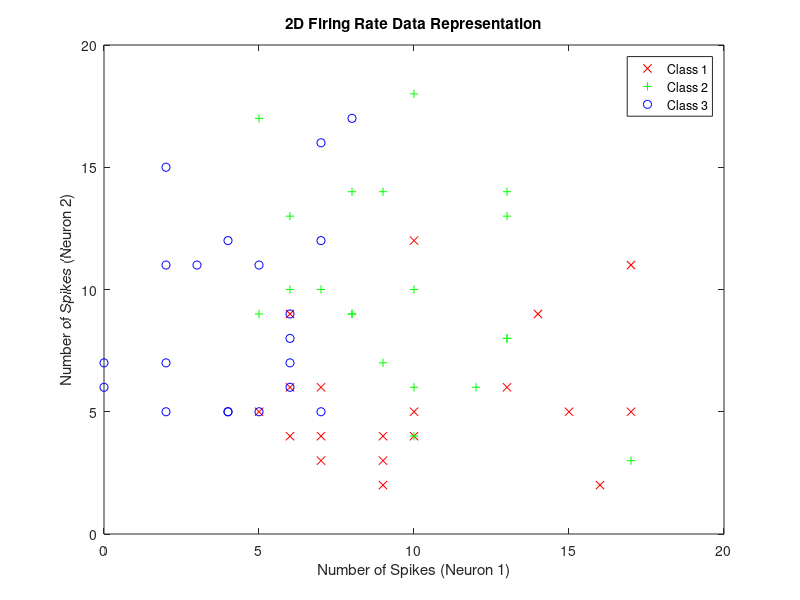
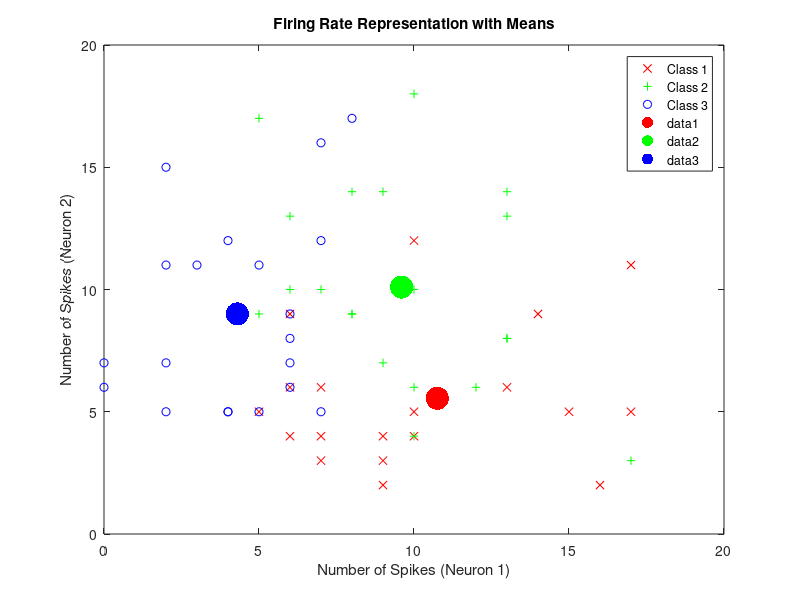
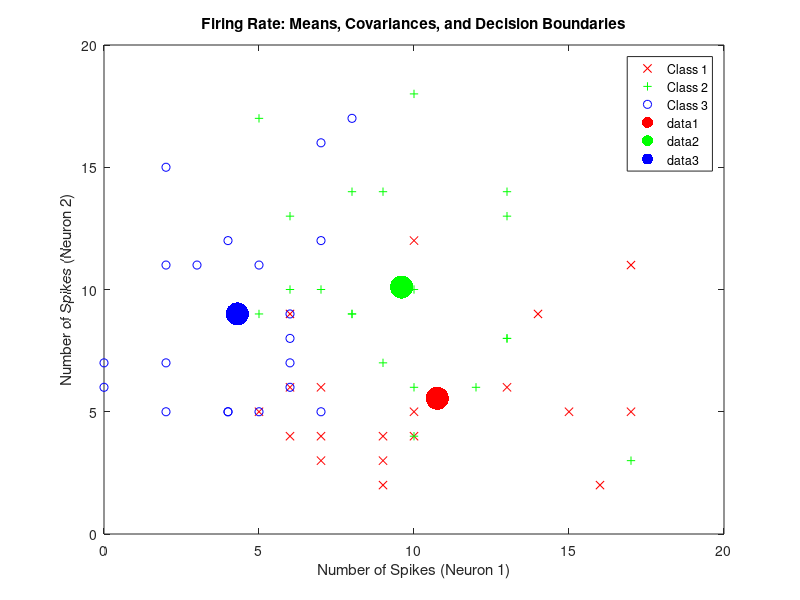

MATLAB code for these plots, in order:
% EE239AS Homework 4

clc
clear
close all
%% Problem 3: Simulated Neural Data

ps3_data = importdata('ps4_simdata.mat');

% 20x3 struct
% rows = data point
% columns = class

%% Part A: 2D Plot

D_trial = 2;
n_class = size(ps3_data,2);
n_trial = size(ps3_data,1);
data = cell(1, n_class);

for i = 1:n_trial
    for j = 1:n_class
        data{1,j} = [data{1,j}, ps3_data(i,j).x];
        % organize data into cell for easier access
    end
end

figure(1)
plot(data{1,1}(1,:),data{1,1}(2,:),'xr', data{1,2}(1,:),data{1,2}(2,:), '+g', ...
     data{1,3}(1,:),data{1,3}(2,:), 'ob')

% plot neurons in each class in different colors
title('2D Firing Rate Data Representation')
xlabel('Number of Spikes (Neuron 1)')
ylabel('Number of Spikes (Neuron 2)')
legend('Class 1','Class 2','Class 3')
axis([0 20 0 20])

%% Part B: ML Parameters

% Model (i) Gaussian, Shared Covariance
N_k = n_trial;
N = N_k*n_class;
P_Ck = N_k/(n_class*N_k);
% calculate the prior probabilities of each class (equal for all classes)

mu_i = zeros(D_trial, n_class);
cov_trial_i = zeros(D_trial, D_trial);
S_k_i = cell(1, n_class);
sigma_i = cov_trial_i;

for i = 1:n_class
    mu_i(:,i) = 1/(N_k)*sum(data{1,i},2);
    for j = 1:n_trial
        cov_trial_i = cov_trial_i + (data{1,i}(:,j)-mu_i(:,i))*(data{1,i}(:,j)-mu_i(:,i))';
        % sum the (x-mu)*(x-mu)' matrices for each trial 
    end
    S_k_i{i} = 1/N_k * cov_trial_i/n_trial;
    % calculate the S_k for each class and store into cell
    sigma_i = sigma_i + N_k/N * S_k_i{i};
    % calculate sigma (weighted sum of S_k)
end

fprintf('Model (i) Gaussian, Shared Covariance\n------------------------\n\n')
disp('Probability of Each Class:')
disp(P_Ck)
disp('Means:')
disp(mu_i)
disp('Covariance Matrix:')
disp(sigma_i)

% Model (ii) Gaussian, Class Specific Covariance

% Class probabilities and mean are the same as Model (i).
% The covariance matrices are specific to each class, as opposed to the
% weighted sum in Model (i).
fprintf('Model (ii) Gaussian, Class Specific Covariance\n------------------------\n\n')
disp('Probability of Each Class:')
disp(P_Ck)
disp('Means:')
disp(mu_i)
disp('Covariance Matrix (Class 1):')
disp(S_k_i{1})
disp('Covariance Matrix (Class 2):')
disp(S_k_i{2})
disp('Covariance Matrix (Class 3):')
disp(S_k_i{3})

% Model (iii) Poisson

% Class probabilities and mean firing rate are the same as Model (i).
fprintf('Model (iii) Poisson, Class Specific Covariance\n------------------------\n\n')
disp('Probability of Each Class:')
disp(P_Ck)
disp('Mean Firing Rates:')
disp(mu_i)

%% Part C: Firing Rate Means

figure(3)
plot(data{1,1}(1,:),data{1,1}(2,:),'xr', data{1,2}(1,:),data{1,2}(2,:), '+g', ...
     data{1,3}(1,:),data{1,3}(2,:), 'ob')

title('Firing Rate Representation with Means')
xlabel('Number of Spikes (Neuron 1)')
ylabel('Number of Spikes (Neuron 2)')
legend('Class 1','Class 2','Class 3')
axis([0 20 0 20])

hold on
% plot means of each class (same for each model)
plot(mu_i(1,1), mu_i(2,1),'.r','markersize',50)
plot(mu_i(1,2), mu_i(2,2),'.g','markersize', 50)
plot(mu_i(1,3), mu_i(2,3),'.b','markersize', 50)
hold off

%% Part D, E: Means, Covariances, and Decision Boundaries

figure(4)
plot(data{1,1}(1,:),data{1,1}(2,:),'xr', data{1,2}(1,:),data{1,2}(2,:), '+g', ...
     data{1,3}(1,:),data{1,3}(2,:), 'ob')

title('Firing Rate: Means, Covariances, and Decision Boundaries')
xlabel('Number of Spikes (Neuron 1)')
ylabel('Number of Spikes (Neuron 2)')
legend('Class 1','Class 2','Class 3')
axis([0 20 0 20])

hold on
% plot means of each class (same for each model)
plot(mu_i(1,1), mu_i(2,1),'.r','markersize',50)
plot(mu_i(1,2), mu_i(2,2),'.g','markersize', 50)
plot(mu_i(1,3), mu_i(2,3),'.b','markersize', 50)

hold off
%% 